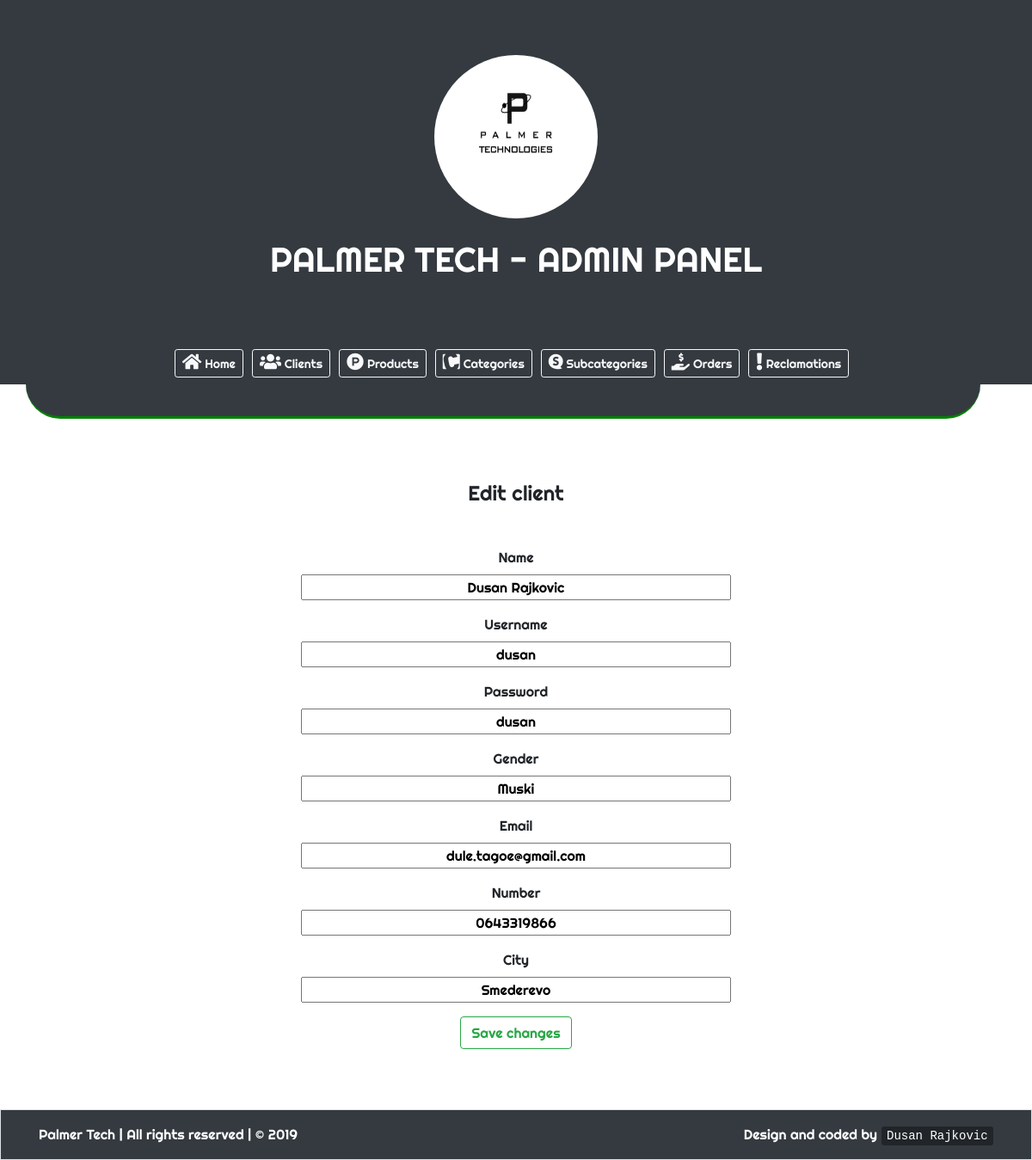
Page /admin/izmeni_korisnika.php?id=1 on the committed database.
### tables this page shows
CREATE TABLE `korisnik` (
  `korisnik_id` int(4) NOT NULL,
  `korisnik_imeprezime` varchar(35) NOT NULL,
  `korisnik_username` varchar(25) NOT NULL,
  `korisnik_password` varchar(20) NOT NULL,
  `korisnik_pol` varchar(7) NOT NULL,
  `korisnik_email` varchar(35) NOT NULL,
  `korisnik_contact` varchar(12) NOT NULL,
  `korisnik_grad` varchar(20) NOT NULL
);

### admin/izmeni_korisnika.php (the view, shortened to what this page needs)
	<!DOCTYPE html>
	<html lang="en">
			<head>
				<link rel="stylesheet" href="../css/bootstrap.min.css">
				<link rel="stylesheet" href="https://cdnjs.cloudflare.com/ajax/libs/font-awesome/4.7.0/css/font-awesome.min.css">
				<link rel="stylesheet" href="https://use.fontawesome.com/releases/v5.3.1/css/all.css">
				<link href="../css/animate.css" rel="stylesheet" type="text/css" />
				<link href="../css/aos.css" rel="stylesheet" type="text/css" />
				<link href="css/style.css" rel="stylesheet" type="text/css" />
			</head>
<body onload="myFunction()" style="margin:0;">
	<div class="jumbotron text-center bg-dark" style="margin-bottom:0; border-radius: 0 !important;">
		<img class="img-fluid rounded-circle animated zoomInDown" style="height:190px; width:190px;" src="../images/palmertech.jpg"><br><br>
		<h1 class="display-5 animated bounceInLeft text-white">PALMER TECH - ADMIN PANEL</h1>
	</div>
	<nav class="navbar justify-content-center sticky-top navbar-icon-top navbar-expand-lg navbar-dark bg-dark">
	<div class="collapse navbar-collapse justify-content-md-center" id="navbarSupportedContent">
		<ul class="navbar-nav">
			<div class="btn-group pmenu">
				<button type="button" class="btn btn-outline-light btn-sm" onclick="document.location.href='index.php'">
					<i class="fas fa-home" style="font-size:20px;"></i> Home
				</button>
			</div>
			<div class="btn-group pmenu">
				<button type="button" class="btn btn-outline-light btn-sm" onclick="document.location.href='korisnici.php'">
					<i class="fas fa-users" style="font-size:20px;"></i> Clients
				</button>
			</div>
			<div class="btn-group pmenu">
				<button type="button" class="btn btn-outline-light btn-sm" onclick="document.location.href='artikli.php'">
					<i class="fab fa-product-hunt" style="font-size:20px;"></i> Products
				</button>
			</div>
			<div class="btn-group pmenu">
				<button type="button" class="btn btn-outline-light btn-sm" onclick="document.location.href='kategorije.php'">
					<i class="fab fa-contao" style="font-size:20px;"></i> Categories
				</button>
			</div>
			<div class="btn-group pmenu">
				<button type="button" class="btn btn-outline-light btn-sm" onclick="document.location.href='potkategorije.php'">
					<i class="fab fa-speakap" style="font-size:20px;"></i> Subcategories
				</button>
			</div>
			<div class="btn-group pmenu">
				<button type="button" class="btn btn-outline-light btn-sm" onclick="document.location.href='narudzbine.php'">
					<i class="fas fa-hand-holding-usd" style="font-size:20px;"></i> Orders
				</button>
			</div>
			<div class="btn-group pmenu">
				<button type="button" class="btn btn-outline-light btn-sm" onclick="document.location.href='reklamacije.php'">
					<i class="fas fa-exclamation" style="font-size:20px;"></i> Reclamations
				</button>
			</div>
		</ul>
	</div>
	</nav>
	<div class="container">
		<div class="row bg-dark" style="border-bottom: 3px solid green; height:40px; width:100%; border-bottom-right-radius: 45px; border-bottom-left-radius: 45px;">
		</div>
	</div>
	<br><br><br>
	<div class="container text-center" style="padding-bottom: 70px;">
		<h4 class="animated bounceInRight" style="padding-bottom: 40px;">Edit client</h4>
	<form method='POST' enctype="multipart/form-data">
		<div class="form-group">
			<?php
				include("../includes/connection.php");
				$query = "select * FROM korisnik where korisnik_id='$_GET[id]'";
				$stmt = $conn->prepare($query);
				$stmt->execute();
				$row = $stmt->fetch();
				echo '<div class="form-group">
								<label for="exampleFormControlTextarea1">Name</label><br>
								<input type="text" class="text-center" required name="kip" style="width:500px;" value="'.$row['korisnik_imeprezime'].'">
							</div>';
				echo '<div class="form-group">
								<label for="exampleFormControlTextarea1">Username</label><br>
								<input type="text" class="text-center" required name="kun" style="width:500px;" value="'.$row['korisnik_username'].'">
							</div>';
				echo '<div class="form-group">
								<label for="exampleFormControlTextarea1">Password</label><br>
								<input type="text" class="text-center" required name="kpw" style="width:500px;" value="'.$row['korisnik_password'].'">
							</div>';
				echo '<div class="form-group">
								<label for="exampleFormControlTextarea1">Gender</label><br>
								<input type="text" class="text-center" required name="kpol" style="width:500px;" value="'.$row['korisnik_pol'].'">
							</div>';
				echo '<div class="form-group">
								<label for="exampleFormControlTextarea1">Email</label><br>
								<input type="text" class="text-center" required name="kemail" style="width:500px;" value="'.$row['korisnik_email'].'">
							</div>';
				echo '<div class="form-group">
								<label for="exampleFormControlTextarea1">Number</label><br>
								<input type="text" class="text-center" required name="kkontakt" style="width:500px;" value="'.$row['korisnik_contact'].'">
							</div>';
				echo '<div class="form-group">
								<label for="exampleFormControlTextarea1">City</label><br>
								<input type="text" class="text-center" required name="kgrad" style="width:500px;" value="'.$row['korisnik_grad'].'">
							</div>';
			?>
		</div>
		<input type="submit" name='dugme' value="Save changes" class="btn btn-outline-success"/>
</form>
	</div>
	<section class="copyright border bg-dark">
		<div class="container">
				<div class="row">
						<div class="col-md-6 pt-3 text-left">
								<p class="text-white">Palmer Tech | All rights reserved | © 2019</p>
						</div>
						<div class="col-md-6 pt-3 text-right">
								<p class="text-white">Design and coded by <a href="" class="btn-link" style="text-decoration:none;"><kbd>Dusan Rajkovic</kbd></a></p>
						</div>
				</div>
		</div>
	</section>
</body>
</html>

### admin/css/style.css (style rules this page uses)
body { font-family: 'Righteous', cursive; }
.pmenu { padding-right: 10px; }

### rows in the picture
korisnik: kip "Dusan Rajkovic", kun "dusan", kpw "dusan", kpol "Muski", kemail "dule.tagoe@gmail.com", kkontakt "0643319866", kgrad "Smederevo"
